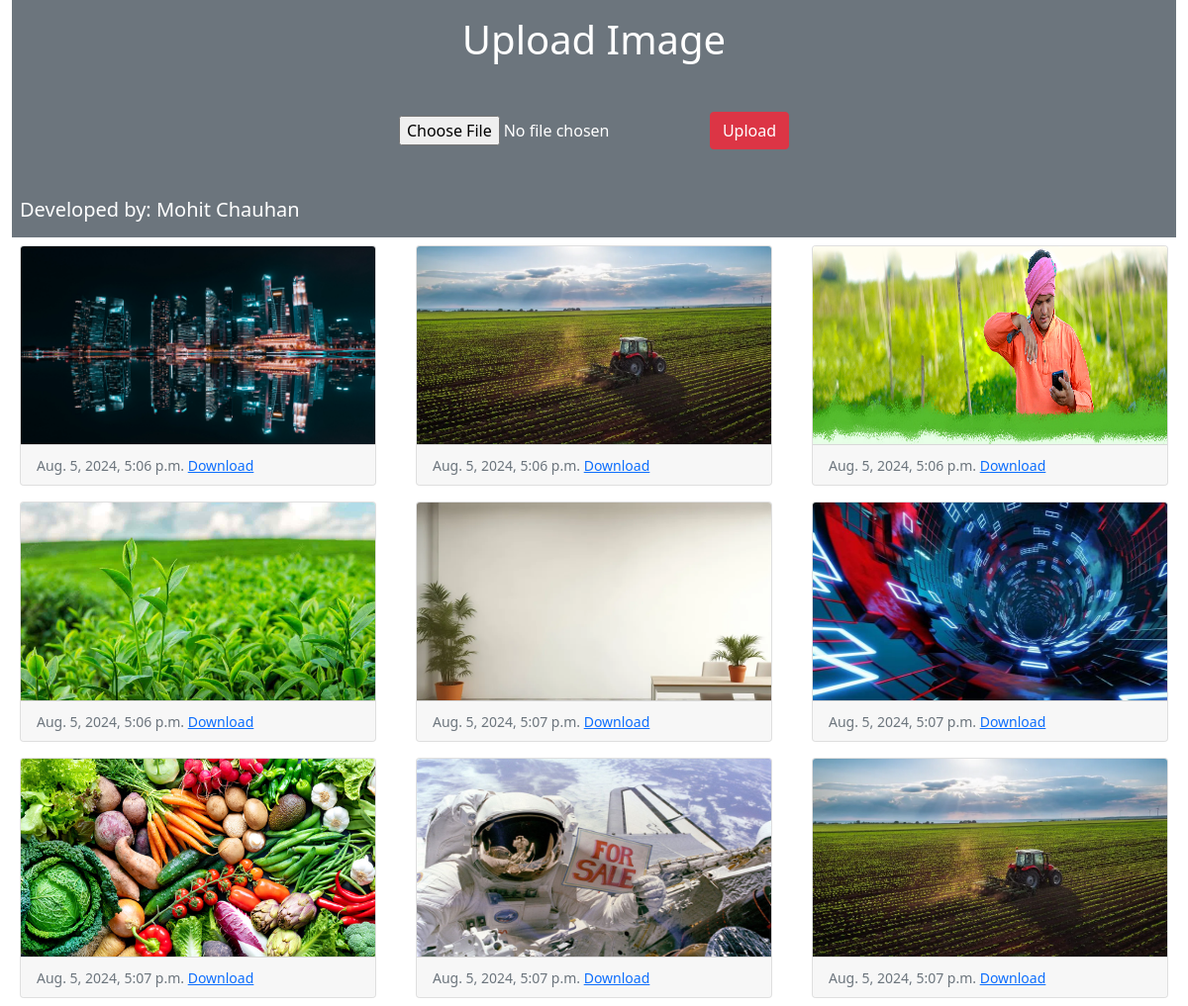
The page / on the database its author committed.
### myapp/models.py (models this page shows)
class Image(models.Model):
	photo=models.ImageField(upload_to="myimage")
	date=models.DateTimeField(auto_now_add=True)

### myapp/views.py (the view)
# urls.py: path('',views.index,name='index'),
def index(request):
	if request.method=='POST':
		form=ImageForm(request.POST,request.FILES)
		if form.is_valid():
			form.save()
	form=ImageForm()
	img=Image.objects.all()
	return render(request,'index.html',{'img':img,'form':form})

### myapp/forms.py
class ImageForm(forms.ModelForm):
	class Meta:
		model=Image
		fields='__all__'
		labels={'photo':''}

### myapp/templates/index.html (shortened to what this page needs)
<!doctype html>
<html lang="en">
  <head>
    <link href="https://cdn.jsdelivr.net/npm/bootstrap@5.1.3/dist/css/bootstrap.min.css" rel="stylesheet">
  </head>
  <body>
    <div class="container-fluid">
      <div class="p-2 bg-secondary text-white">
        <div class="text-center">
        <h1 class="mb-5 mt-2">Upload Image</h1>
        <form method="post" enctype="multipart/form-data">
          <table align="center">
            <tr>
              <td>{{form}}</td>
              <td>
                <input type="submit" class="btn btn-danger" value="Upload">
              </td>
            </tr>
          </table>
        </form>
      </div>
      <h5 class="mt-5">Developed by: Mohit Chauhan</h5>
      </div>
      <div class="row">
        {% for x in img %}
        <div class="col-sm-4">
          <div class="card m-2">
            <img src="{{x.photo.url}}" class="card-img-top" height="200px">
            <div class="card-footer">
              <small class="text-muted">{{x.date}}
                <a href="{% url 'download_file' x.id %}">Download</a>
              </small>
            </div>
          </div>
        </div>
        {% endfor %}
      </div>
    </div>
  </body>
</html>

### rows shown on the page
Image: photo (picture), date "Aug. 5, 2024, 5:06 p.m."
Image: photo (picture), date "Aug. 5, 2024, 5:06 p.m."
Image: photo (picture), date "Aug. 5, 2024, 5:06 p.m."
Image: photo (picture), date "Aug. 5, 2024, 5:06 p.m."
Image: photo (picture), date "Aug. 5, 2024, 5:07 p.m."
Image: photo (picture), date "Aug. 5, 2024, 5:07 p.m."
Image: photo (picture), date "Aug. 5, 2024, 5:07 p.m."
Image: photo (picture), date "Aug. 5, 2024, 5:07 p.m."
Image: photo (picture), date "Aug. 5, 2024, 5:07 p.m."
